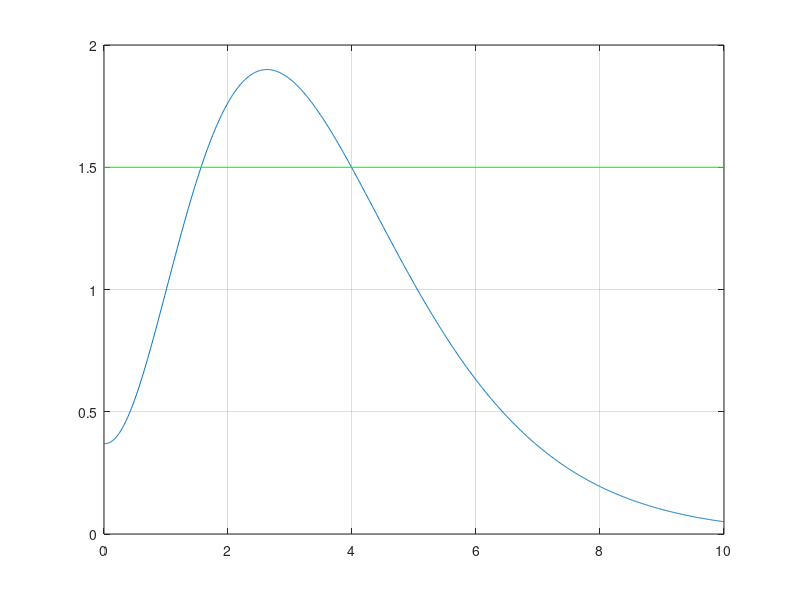

Source code (MATLAB): (Note: this script raises an error after producing the figure.)
E = @(t) ((t+1/3).^3 + 1/3) .* e.^(-t);
tol = 1e-5;
t=0:0.01:10;
plot(t,E(t));
grid on;
hold on;

## a)
  disp('a)');
  E_a = @(t) ((t+1/3).^3 + 1/3) .* e.^(-t) - 1.5;
  plot([0 10],[1.5 1.5], "g");

  # Bisección
    disp('Método de la bisección:');
    a = 1;
    b = 2;
    maxit = round(log2(abs(b-a)/tol))+1;
    tic();
    [x_b1,it_b1] = biseccion(E_a,a,b,maxit,tol);
    tiempo=toc();
    disp(['E(t)=1.5 en: ' num2str(x_b1) ', obtenida en ' num2str(it_b1) ' iteraciones y ' num2str(tiempo) ' s.']);

    a = 3.5;
    b = 4.5;
    maxit = round(log2(abs(b-a)/tol))+1;
    tic();
    [x_b2,it_b2] = biseccion(E_a,a,b,maxit,tol);
    tiempo=toc();
    disp(['E(t)=1.5 en: ' num2str(x_b2) ', obtenida en ' num2str(it_b2) ' iteraciones y ' num2str(tiempo) ' s.']);
    disp(' ');

  # Secante
    x_0 = 1;
    x_1 = 2;
    maxit=100;
    tic();
    [x_s1,it_s1] = secante(E_a,x_0,x_1,maxit,tol);
    tiempo=toc();
    disp('Método de la secante:');
    disp(['E(t)=1.5 en: ' num2str(x_s1) ', obtenida en ' num2str(it_s1) ' iteraciones y ' num2str(tiempo) ' s.']);

    x_0 = 3.5;
    x_1 = 4.5;
    tic();
    [x_s2,it_s2] = secante(E_a,x_0,x_1,maxit,tol);
    tiempo=toc();
    disp(['E(t)=1.5 en: ' num2str(x_s2) ', obtenida en ' num2str(it_s2) ' iteraciones y ' num2str(tiempo) ' s.']);

  # Ploteo
    plot(x_s1,1.5,"*g");
    plot(x_s2,1.5,"*g");


## b)


hold off;
